Frame 1 (no input): blank canvas, image omitted
Frame 60 (no input): blank canvas, image omitted
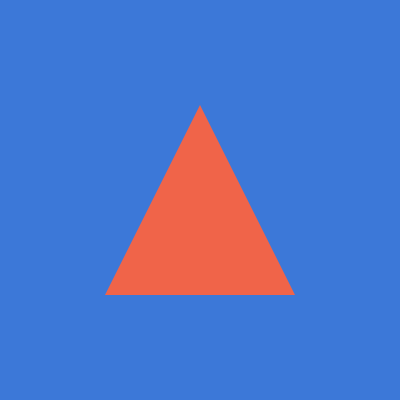
Frame 120 (the mouse pressed at the canvas centre since frame 60)

The p5.js sketch whose frames 1 and 60 were blank and that drew this single picture after the mouse press (run headless with seeded random() and noise() and a simulated clock; from frame 60 on, the mouse is pressed at the canvas centre):

// p5.js sketch
// ── sketch.js
// DM2008 — Activity 3a [Guided]
// Array Sampler (20 min)
//
// An array stores a list of values — here it's colors, but it could be
// sizes, positions, or anything else.
// Press any key to cycle through the array one item at a time.
//
// Try these:
// - Replace the colors with your own values (sizes, positions, text).
// - Use mousePressed() instead of keyPressed().
// - Use push() to add new items or splice() to remove them.
// - Loop through the whole array to draw all items at once.
//
// Stretch: visualize all items in the array simultaneously instead of one at a time.

let palette = ["#f06449", "#009988", "#3c78d8", "#ffeb3b", "#04921", "#f03933", "#3f039", "#033330", "#000000", "#f06401"];
let size = [10, 20, 30, 40, 50, 60, 70, 80, 90, 100, 110, 120, 130, 140, 150, 160, 170, 180, 190, 200, 190, 180, 170, 160, 150, 140, 130, 120, 110, 100, 90, 80, 70, 60, 50, 40, 30, 20, 10]
let shapes = ["circle", "rect", "triangle"]; 
let currentIndex = 0;

function setup() {
  createCanvas(400, 400);
  rectMode(CENTER); 
  noStroke();
}

function draw() {
  background(220); 
  let bgIndex = (currentIndex + 2) % palette.length;
  background(palette[bgIndex]); 
  let currentSize = size[currentIndex % size.length];
  let currentColor = palette[currentIndex % palette.length];
  let currentShape = shapes[currentIndex % shapes.length];

  if (mouseIsPressed=== true) {
  currentIndex++;
  
  // Reset the index if it goes past the length of the size array
  if (currentIndex >= size.length) {
    currentIndex = 0;
  }
}
  fill(currentColor);
  if (currentShape === "circle") {
    circle(200, 200, currentSize);
  } else if (currentShape === "rect") {
    rectMode(CENTER);
    rect(200, 200, currentSize, currentSize);
  } else if (currentShape === "triangle") {
    let s = currentSize / 2;
    triangle(200, 200 - s, 200 - s, 200 + s, 200 + s, 200 + s);
  }
  
}
  
// Advance to the next color each time a key is pressed
function keyPressed() {
  currentIndex++; // shorthand for currentIndex += 1

  // Wrap back to the start when we reach the end
  if (currentIndex >= palette.length) {
    currentIndex = 0;
  }
  console.log("Current index:", currentIndex, "→", palette[currentIndex]);
}
